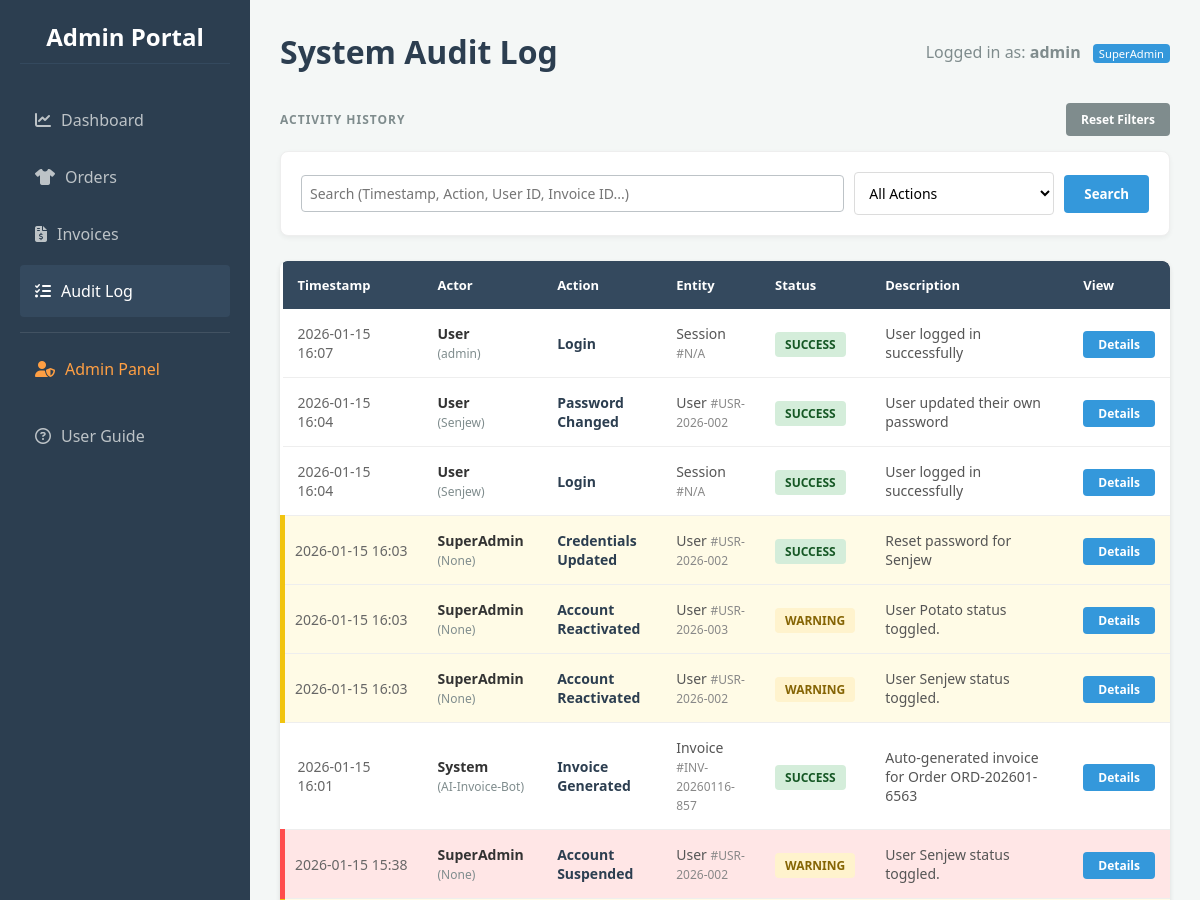
The page /audit (signed in, upper part) on the database as committed earlier.
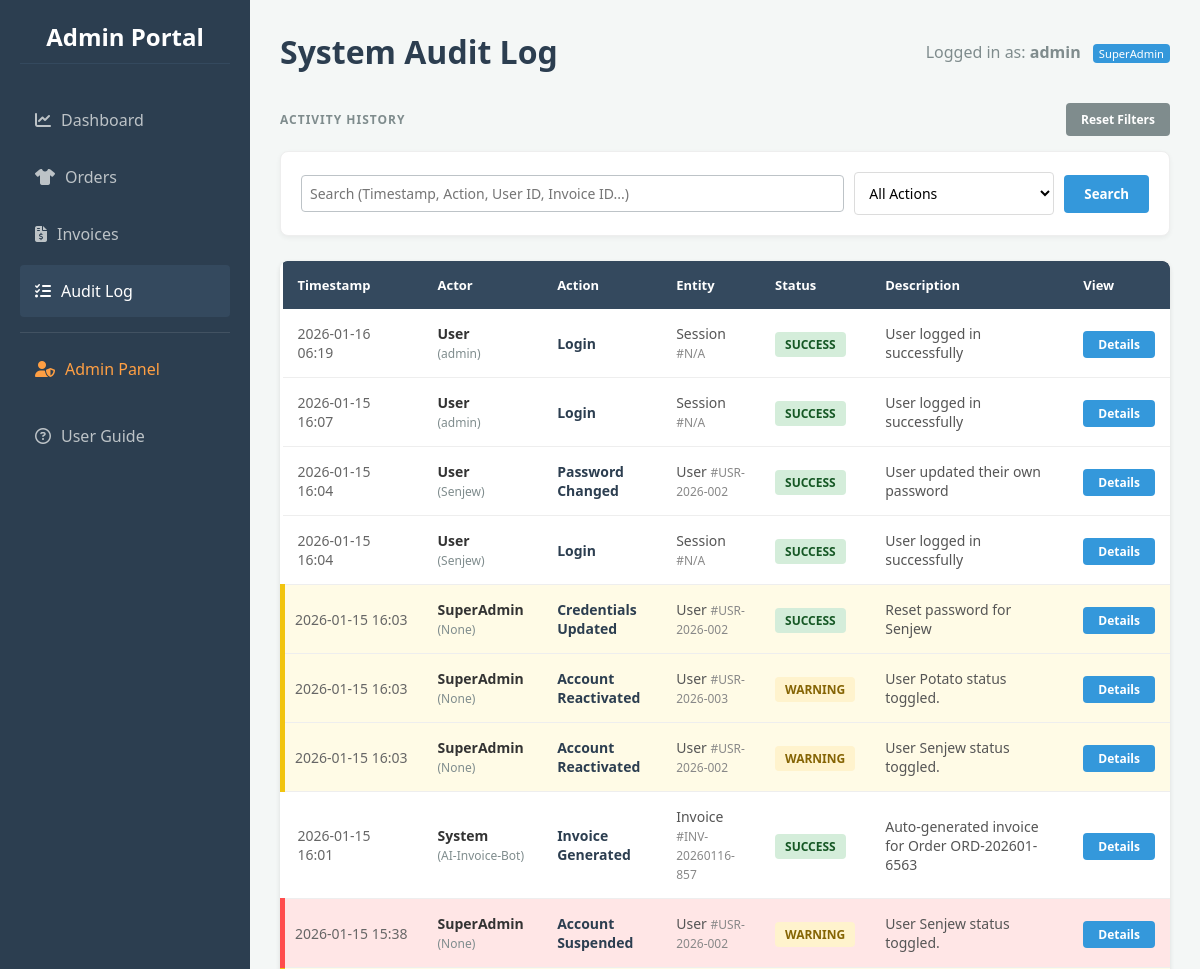
The same page on the database as committed later.
### app.py (models this page shows)
class User(db.Model):
    id = db.Column(db.Integer, primary_key=True)
    custom_id = db.Column(db.String(50), unique=True)
    username = db.Column(db.String(100), unique=True, nullable=False)
    password = db.Column(db.String(100), nullable=False)
    role = db.Column(db.String(20), default='Staff')
    is_suspended = db.Column(db.Boolean, default=False)
    must_change_password = db.Column(db.Boolean, default=False)

class AuditLog(db.Model):
    id = db.Column(db.Integer, primary_key=True)
    timestamp = db.Column(db.DateTime, default=datetime.utcnow)
    actor_type = db.Column(db.String(50), default='System')
    actor_id = db.Column(db.String(50))
    action = db.Column(db.String(100), nullable=False)
    entity_type = db.Column(db.String(50))
    entity_id = db.Column(db.String(50))
    status = db.Column(db.String(50))
    description = db.Column(db.String(255))

### app.py (the view, shortened to what this page needs)
@app.route('/audit')
def audit_log():
    if 'user_id' not in session: return redirect(url_for('login'))
    search_q = request.args.get('q', '')
    action_filter = request.args.get('action_type', '')
    query = AuditLog.query
    if action_filter and action_filter != 'All':
        query = query.filter(AuditLog.action == action_filter)
    logs = query.order_by(AuditLog.timestamp.desc()).all()
    unique_actions = [r.action for r in db.session.query(AuditLog.action).distinct()]
    return render_template('audit_log.html', logs=logs, unique_actions=unique_actions)

### app.py (called while the page is built)
@app.before_request
def load_user():
    g.user = None
    if 'user_id' in session: g.user = User.query.get(session['user_id'])

### templates/audit_log.html (shortened to what this page needs)
{% extends "base.html" %}
{% block header %}
    System Audit Log
{% endblock %}
{% block content %}
<div class="controls-header">
    <div class="section-title">Activity History</div>
    <a href="{{ url_for('audit_log') }}" class="btn-reset">Reset Filters</a>
</div>
<form method="GET" action="{{ url_for('audit_log') }}" class="filter-box">
    <input type="text" name="q" class="search-input" placeholder="Search (Timestamp, Action, User ID, Invoice ID...)" value="{{ request.args.get('q', '') }}">
    <select name="action_type" class="action-select">
        <option value="All">All Actions</option>
    </select>
    <button type="submit" class="btn-search">Search</button>
</form>
<div class="audit-table-container">
    <table class="audit-table">
        <thead>
            <tr>
                <th>Timestamp</th>
                <th>Actor</th>
                <th>Action</th>
                <th>Entity</th>
                <th>Status</th>
                <th>Description</th>
                <th>View</th>
            </tr>
        </thead>
        <tbody>
            {% for log in logs %}
            <tr class="{% if 'Delete' in log.action or 'Suspended' in log.action or 'Wipe' in log.action %}row-red{% elif log.actor_type == 'SuperAdmin' %}row-highlight{% else %}row-standard{% endif %}">
                <td style="color: #666; width: 140px;">
                    {{ log.timestamp.strftime('%Y-%m-%d %H:%M') }}
                </td>
                <td>
                    <strong>{{ log.actor_type }}</strong><br>
                    <span style="font-size: 12px; color: #7f8c8d;">({{ log.actor_id }})</span>
                </td>
                <td style="font-weight: bold; color: #2c3e50;">
                    {{ log.action }}
                </td>
                <td>
                    <span style="color: #555;">{{ log.entity_type }}</span>
                    <span style="font-size: 12px; color: #888;">#{{ log.entity_id }}</span>
                </td>
                <td>
                    <span class="status-badge status-{{ log.status }}">
                        {{ log.status }}
                    </span>
                </td>
                <td style="color: #555; max-width: 350px;">
                    {{ log.description }}
                </td>
                <td>
                    <a href="{{ url_for('audit_details', log_id=log.id) }}" class="btn-details">Details</a>
                </td>
            </tr>
            {% else %}
            <tr>
                <td colspan="7" style="text-align: center; padding: 40px; color: #999;">
                    No audit records found.
                </td>
            </tr>
            {% endfor %}
        </tbody>
    </table>
</div>
{% endblock %}

### templates/base.html (shortened to what this page needs)
<!DOCTYPE html>
<html lang="en">
<head>
    <link rel="stylesheet" href="https://cdnjs.cloudflare.com/ajax/libs/font-awesome/6.4.0/css/all.min.css">
    <link rel="stylesheet" href="{{ url_for('static', filename='style.css') }}">
</head>
<body>
    <nav class="sidebar">
        <h2>Admin Portal</h2>
        <a href="{{ url_for('dashboard') }}" class="{{ 'active' if request.path == '/dashboard' else '' }}">
            <i class="fa-solid fa-chart-line" style="margin-right: 10px;"></i>Dashboard
        </a>
        <a href="{{ url_for('orders') }}" class="{{ 'active' if request.path == '/orders' else '' }}">
            <i class="fa-solid fa-shirt" style="margin-right: 10px;"></i>Orders
        </a>
        <a href="{{ url_for('invoices') }}" class="{{ 'active' if request.path == '/invoices' else '' }}">
            <i class="fa-solid fa-file-invoice-dollar" style="margin-right: 10px;"></i>Invoices
        </a>
        <a href="{{ url_for('audit_log') }}" class="{{ 'active' if request.path == '/audit' else '' }}">
            <i class="fa-solid fa-list-check" style="margin-right: 10px;"></i>Audit Log
        </a>
        {% if g.user and g.user.role == 'SuperAdmin' %}
            <div style="border-top: 1px solid rgba(255,255,255,0.1); margin: 10px 0; padding-top: 10px;">
                <a href="{{ url_for('admin_panel') }}" class="{{ 'active' if request.path.startswith('/admin') else '' }}" style="color: #ff9f43;">
                    <i class="fa-solid fa-user-shield" style="margin-right: 10px;"></i>Admin Panel
                </a>
            </div>
        {% endif %}
        <a href="{{ url_for('guide') }}" class="{{ 'active' if request.path == '/guide' else '' }}">
            <i class="fa-regular fa-circle-question" style="margin-right: 10px;"></i>User Guide
        </a>
    </nav>
    <div class="main-content">
        <div class="header">
            <h1>{% block header %}{% endblock %}</h1>
            <div class="user-info" style="color: #7f8c8d;">
                {% if g.user %}
                    Logged in as: <strong>{{ g.user.username }}</strong>
                    <span class="role-badge" style="background-color: #3498db; color: white;">{{ g.user.role }}</span>
                {% else %}
                    Guest
                {% endif %}
            </div>
        </div>
        <div class="content-area">
            {% block content %}{% endblock %}
        </div>
    </div>
</body>
</html>

### static/style.css (style rules this page uses)
* { box-sizing: border_box; margin: 0; padding: 0; font-family: 'Segoe UI', Tahoma, Geneva, Verdana, sans-serif; }
body { background-color: #f4f7f6; display: flex; min-height: 100vh; }
.sidebar { width: 250px; background-color: #2c3e50; color: white; padding: 20px; display: flex; flex-direction: column; }
.sidebar h2 { margin-bottom: 30px; font-size: 24px; text-align: center; border-bottom: 1px solid #34495e; padding-bottom: 10px; }
.sidebar a { color: #bdc3c7; text-decoration: none; padding: 15px; margin-bottom: 5px; border-radius: 4px; transition: 0.3s; }
.sidebar a:hover, .sidebar a.active { background-color: #34495e; color: white; }
.main-content { flex: 1; padding: 30px; overflow-y: auto; }
.header { display: flex; justify-content: space-between; align-items: center; margin-bottom: 30px; }
table { width: 100%; border-collapse: collapse; background: white; border-radius: 8px; overflow: hidden; box-shadow: 0 2px 5px rgba(0,0,0,0.1); }
th, td { padding: 15px; text-align: left; border-bottom: 1px solid #ecf0f1; }
th { background-color: #34495e; color: white; }
input[type="text"], select { padding: 8px; border: 1px solid #bdc3c7; border-radius: 4px; }

### templates/base.html (style rules this page uses)
* { box-sizing: border-box; margin: 0; padding: 0; font-family: 'Segoe UI', Tahoma, Geneva, Verdana, sans-serif; }
body { background-color: #f4f7f6; display: flex; min-height: 100vh; }
.sidebar { width: 250px; background-color: #2c3e50; color: white; padding: 20px; display: flex; flex-direction: column; flex-shrink: 0; }
.sidebar h2 { margin-bottom: 30px; font-size: 24px; text-align: center; border-bottom: 1px solid #34495e; padding-bottom: 10px; }
.sidebar a { color: #bdc3c7; text-decoration: none; padding: 15px; margin-bottom: 5px; border-radius: 4px; transition: 0.3s; display: block; }
.sidebar a:hover, .sidebar a.active { background-color: #34495e; color: white; }
.main-content { flex: 1; padding: 30px; overflow-y: auto; }
.header { display: flex; justify-content: space-between; align-items: center; margin-bottom: 30px; }
.header h1 { color: #2c3e50; }
.role-badge { font-size: 0.7em; padding: 2px 6px; border-radius: 4px; background: rgba(255,255,255,0.2); margin-left: 8px; vertical-align: middle; }

### templates/audit_log.html (style rules this page uses)
.controls-header { display: flex; justify-content: space-between; align-items: center; margin-bottom: 15px; }
.section-title { font-size: 12px; font-weight: 700; color: #7f8c8d; text-transform: uppercase; letter-spacing: 1px; }
.filter-box { background: white; padding: 20px; border-radius: 8px; box-shadow: 0 2px 5px rgba(0,0,0,0.05); margin-bottom: 25px; display: flex; gap: 10px; align-items: center; border: 1px solid #eee; }
.search-input { flex: 1; padding: 10px 15px; border: 1px solid #dcdcdc; border-radius: 4px; font-size: 14px; }
.action-select { width: 200px; padding: 10px; border: 1px solid #dcdcdc; border-radius: 4px; font-size: 14px; background-color: white; }
.btn-search { background-color: #3498db; color: white; border: none; padding: 10px 20px; border-radius: 4px; font-weight: 600; cursor: pointer; }
.btn-reset { background-color: #7f8c8d; color: white; border: none; padding: 8px 15px; border-radius: 4px; font-size: 12px; font-weight: 600; text-decoration: none; }
.audit-table-container { background: white; border-radius: 8px; box-shadow: 0 2px 5px rgba(0,0,0,0.1); overflow: hidden; }
.audit-table { width: 100%; border-collapse: collapse; }
.audit-table thead { background-color: #2c3e50; color: white; }
.audit-table th { padding: 15px; text-align: left; font-size: 13px; font-weight: 600; border-bottom: none; }
.audit-table td { padding: 15px; font-size: 14px; border-bottom: 1px solid #eee; color: #333; vertical-align: middle; }
.row-standard { background-color: white; }
.row-highlight { background-color: #fffbe6; border-left: 5px solid #f1c40f; }
.row-highlight td:first-child { padding-left: 10px; }
.row-red { background-color: #ffe6e6; border-left: 5px solid #ff4d4d; }
.row-red td:first-child { padding-left: 10px; }
.status-badge { padding: 4px 10px; border-radius: 4px; font-size: 12px; font-weight: bold; text-transform: uppercase; }
.status-Success { background-color: #d4edda; color: #155724; }
.status-Warning { background-color: #fff3cd; color: #856404; }
.btn-details { background-color: #3498db; color: white; padding: 5px 15px; border-radius: 4px; text-decoration: none; font-size: 12px; font-weight: bold; }

Rows that differ between the two databases and show on the page:
added AuditLog: timestamp "2026-01-16 06:19", actor_type "User", actor_id "admin", action "Login", entity_type "Session", entity_id "N/A", status "SUCCESS", description "User logged in successfully"
